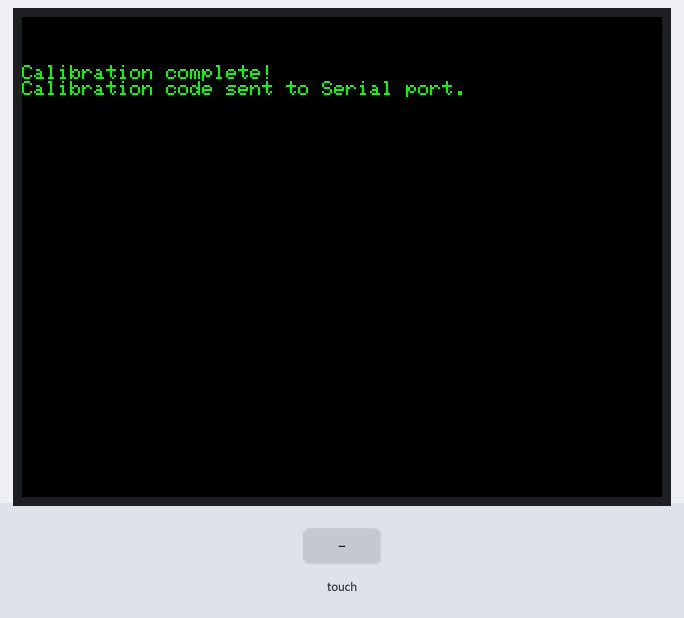
The sketch below on a simulated ESP32. On the bench: 320×240 colour display. The test bench sets the inputs (shaded band). What the sketch prints to the serial monitor is not drawn.

Above: at 0.4 s.
At 5.6 s:
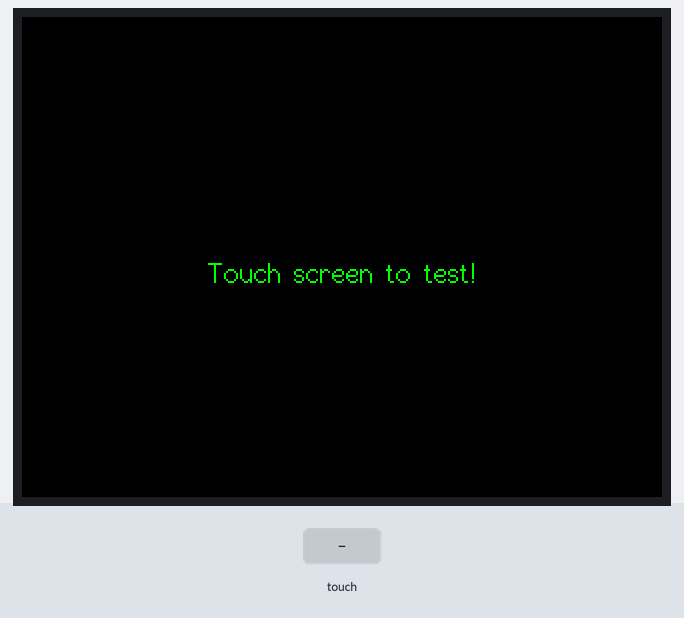
5.7 s: screen touched at 13 % across, 10 % down
7.2 s: screen touched at 38 % across, 10 % down
Timing chart, 0 to 10.2 s (numbered marks = the images above; inputs shaded):
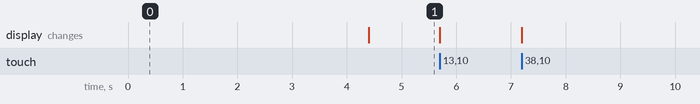

The sketch:

Touch_calibrate.ino
```cpp
#include <SPI.h>
#include <TFT_eSPI.h>

TFT_eSPI tft = TFT_eSPI();

void setup() {
  Serial.begin(115200);

  tft.init();

  tft.setRotation(3);

  touch_calibrate();
/*
  uint16_t calData[5] = { 419, 3453, 344, 3399, 1 };
  tft.setTouch(calData);

*/
  tft.fillScreen(TFT_BLACK);
  tft.drawCentreString("Touch screen to test!",tft.width()/2, tft.height()/2, 2);
}

void loop(void) {
  uint16_t x = 0, y = 0;
  bool pressed = tft.getTouch(&x, &y);

  if (pressed) {
    tft.fillCircle(x, y, 2, TFT_WHITE);
  }
}

void touch_calibrate()
{
  uint16_t calData[5];
  uint8_t calDataOK = 0;

  tft.fillScreen(TFT_BLACK);
  tft.setCursor(20, 0);
  tft.setTextFont(2);
  tft.setTextSize(1);
  tft.setTextColor(TFT_WHITE, TFT_BLACK);

  tft.println("Touch corners as indicated");

  tft.setTextFont(1);
  tft.println();

  tft.calibrateTouch(calData, TFT_MAGENTA, TFT_BLACK, 15);

  Serial.println(); Serial.println();
  Serial.println("// Use this calibration code in setup():");
  Serial.print("  uint16_t calData[5] = ");
  Serial.print("{ ");

  for (uint8_t i = 0; i < 5; i++)
  {
    Serial.print(calData[i]);
    if (i < 4) Serial.print(", ");
  }

  Serial.println(" };");
  Serial.print("  tft.setTouch(calData);");
  Serial.println(); Serial.println();

  tft.fillScreen(TFT_BLACK);

  tft.setTextColor(TFT_GREEN, TFT_BLACK);
  tft.println("Calibration complete!");
  tft.println("Calibration code sent to Serial port.");

  delay(4000);
}
```
